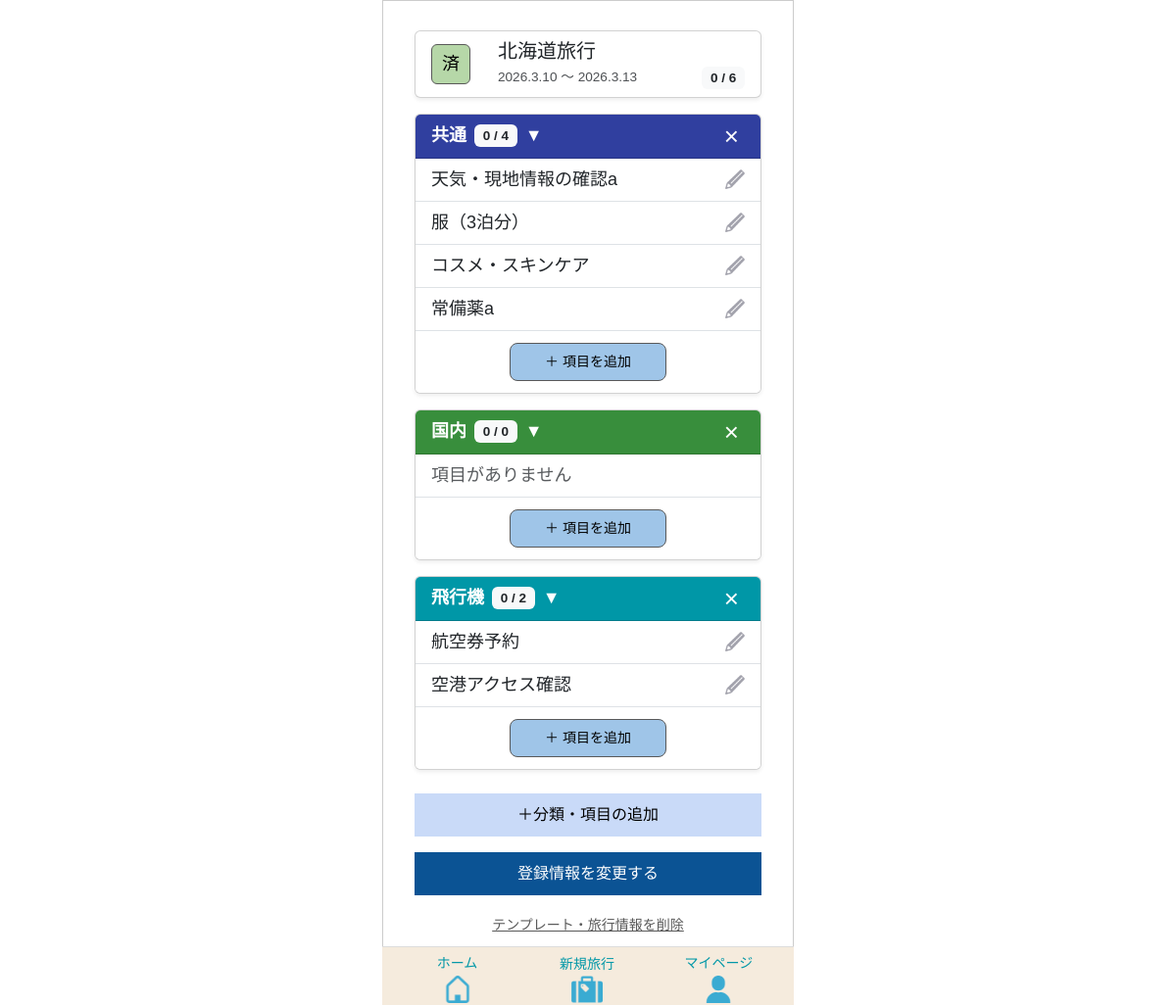
The page /tabipre/old_template/501/edit/ (signed in) on the database its author committed.
### app/models/travel.py (models this page shows, shortened)
class Travel_info(models.Model):
    class LocationType(models.IntegerChoices):
        DOMESTIC = 0, _("国内")
        OVERSEAS = 1, _("海外")
    class StatusType(models.IntegerChoices):
        NOT_DONE  = 0, _("未")
        COMPLETE  = 1, _("完")
        PROCESSED = 2, _("済")
    travel_info_id = models.AutoField(
        primary_key=True,
        verbose_name=_("旅行情報ID")
    )
    user = models.ForeignKey(
        settings.AUTH_USER_MODEL,
        on_delete=models.CASCADE,
        verbose_name=_("ユーザーID")
    )
    travel_title = models.CharField(
        max_length=100,
        verbose_name=_("旅行タイトル")
    )
    start_date = models.DateField(
        verbose_name=_("開始日")
    )
    end_date = models.DateField(
        verbose_name=_("終了日")
    )
    location = models.IntegerField(
        choices=LocationType.choices,
        verbose_name=_("場所"),
    )
    memo = models.CharField(
        max_length=230,
        blank=True,
        verbose_name=_("メモ")
    )
    status = models.IntegerField(
        choices=StatusType.choices,
        default=0,
        verbose_name=_("ステータス")
    )
    transport = models.ManyToManyField(
        "Transport",
        through="Travelmode",
        verbose_name=_("交通手段")
    )
    created_at = models.DateTimeField(
        auto_now_add=True,
        verbose_name=_("作成日")
    )
    updated_at = models.DateTimeField(
       auto_now=True,
        verbose_name=_("更新日")
    )
    class Meta:
        verbose_name = _("旅行情報")
        verbose_name_plural = _("旅行情報")

### app/models/template.py (models this page shows, shortened)
class TravelCategory(models.Model):
    class TravelType(models.IntegerChoices):
        AUTO  = 0, _("初期作成")
        CUSTOM = 1, _("ユーザー追加")
    class CategoryColor(models.IntegerChoices):
        PINK       = 0, "#e91e63ff"
        LIGHT_PINK = 1, "#ffb7b2fe"
        ORANGE     = 2, "#f57c00ff"
        GREEN      = 3, "#388e3cff"
        CYAN       = 4, "#0097a7ff"
        BLUE       = 5, "#303f9ffe"
        BROWN      = 6, "#795548ff"
        PURPLE     = 7, "#7b1fa2ff"
    template = models.ForeignKey(
        Template,
        on_delete=models.CASCADE,
        verbose_name=_("テンプレートID")
    )
    category_name = models.CharField(
        max_length=50,
        verbose_name=_("分類名")
    )
    travel_type = models.IntegerField(
        choices=TravelType.choices,
        verbose_name=_("分類タイプ")
    )
    category_color = models.IntegerField(
        choices=CategoryColor.choices,
        verbose_name=_("分類カラー")
    )
    created_at = models.DateTimeField(
         auto_now_add=True,
         verbose_name=_("作成日")
         )
    updated_at = models.DateTimeField(
        auto_now=True,
        verbose_name=_("更新日")
        )
    class Meta:
      verbose_name = _("旅行の分類")
    @property
    def checked_count(self):
        return self.travelitem_set.filter(item_checked=1).count()
    @property
    def total_count(self):
        return self.travelitem_set.count()

class TravelItem(models.Model):
    class ItemChecked(models.IntegerChoices):
        NO  = 0, _("NO")
        YES = 1, _("YES")
    travel_category = models.ForeignKey(
        TravelCategory,
        on_delete=models.CASCADE,
        verbose_name=_("旅行の分類ID")
    )
    item_name = models.CharField(
        max_length=128,
        verbose_name=_("項目名")
    )
    item_checked = models.IntegerField(
        choices=ItemChecked.choices,
        verbose_name=_("チェック済み項目")
    )
    created_at = models.DateTimeField(
         auto_now_add=True,
         verbose_name=_("作成日")
         )
    updated_at = models.DateTimeField(
        auto_now=True,
        verbose_name=_("更新日")
        )
    class Meta:
      verbose_name = _("旅行の項目")

### app/views/old_travel/template_manage.py (the view, shortened to what this page needs)
# urls.py: path("tabipre/old_template/<int:template_id>/edit/", old_template_edit, name="old_template_edit"),
def old_template_edit(request, template_id):
    template = get_object_or_404(Template, id=template_id)
    travel = template.travel_info
    favorite, _ = Favorite.objects.get_or_create(user=request.user)
    favorite_items = FavoriteItem.objects.filter(favorite=favorite)
    categories = TravelCategory.objects.filter(template=template)
    for cat in categories:
        cat.total_count_display = cat.total_count
        cat.checked_count_display = cat.checked_count
    all_items = TravelItem.objects.filter(travel_category__template=template)
    checked_items = all_items.filter(item_checked=TravelItem.ItemChecked.YES).count()
    total_items = all_items.count()
    today = timezone.now().date()
    if travel.end_date < today:
        status = "済"
    elif total_items > 0 and total_items == checked_items:
        status = "完"
    else:
        status = "未"
    travel.status_label = status
    context = {
        "template": template,
        "current_template": template,
        "travel": travel,
        "travel_info": travel,
        "categories": categories,
        "favorite_items": favorite_items,
        "checked_items": checked_items,
        "total_items": total_items,
        "card_travel_info": template.travel_info,
        "open_edit_modal": request.session.pop("open_edit_modal", None),
        "edit_item_name": request.session.pop("edit_item_name", ""),
        "add_item_error": request.session.pop("add_item_error", False),
        "old_value": request.session.pop("old_value", ""),
        "error_category_id": request.session.pop("error_category_id", None),
    }
    return render(request, "old_travel/template_manage.html", context)

### templates/old_travel/template_manage.html (shortened to what this page needs)
{% extends "base.html" %}
{% load static %}
{% block extra_css %}
{{ block.super }}
<link rel="stylesheet" href="{% static 'tabipre/css/parts/template_manage.css' %}">
<link rel="stylesheet" href="{% static 'tabipre/css/parts/edit_item.css' %}">
{% endblock %}
{% block content %}
<div class="container mt-0">
    {% include "parts/travel_card.html" %}
    {% for category in categories %}
    <div class="card mb-3 shadow-sm">
        <div class="card-header text-white d-flex justify-content-between align-items-center"
             style="background-color: {{ category.get_category_color_display }};">
            <div class="d-flex align-items-center"
                 data-bs-toggle="collapse"
                 data-bs-target="#cat{{ category.id }}"
                 style="cursor: pointer;">
                <strong>{{ category.category_name }}</strong>
                <span class="badge bg-light text-dark ms-2">
                    {{ category.checked_count }} / {{ category.total_count }}
                </span>
                <span class="ms-2">▼</span>
            </div>
                <button type="button"
                        class="delete-category-btn"
                        data-type="category"
                        data-id="{{ category.id }}"
                        data-name="{{ category.category_name }}"
                        data-bs-toggle="modal"
                        data-bs-target="#confirmDeleteModal">
                    ×
                </button>
        </div>
        <ul id="cat{{ category.id }}" class="list-group list-group-flush collapse show">
            {% for item in category.travelitem_set.all %}
            <li class="list-group-item d-flex justify-content-between align-items-center">
                <span>{{ item.item_name }}</span>
                <img src="{% static 'tabipre/icons/edit.png' %}"
                     width="20"
                     class="edit-item-btn"
                     style="cursor: pointer;"
                     data-bs-toggle="modal"
                     data-bs-target="#editItemModal"
                     data-item-id="{{ item.id }}"
                     data-item-name="{{ item.item_name }}">
            </li>
            {% empty %}
            <li class="list-group-item text-muted">項目がありません</li>
            {% endfor %}
            <li class="list-group-item text-center">
                <button
                    class="btn btn add-item-btn"
                    data-bs-toggle="modal"
                    data-bs-target="#addItemModal"
                    data-category-id="{{ category.id }}">
                    ＋ 項目を追加
                </button>
            </li>
        </ul>
    </div>
    {% endfor %}
    <div class="text-center mt-4">
        <a href="{% url 'app:category_item_add' current_template.id %}"
            class="btn custom-add-btn mb-3 d-block">
            ＋分類・項目の追加
        </a>
            <a href="{% url 'app:old_travel_edit1' card_travel_info.travel_info_id %}"
                class="btn custom-edit-btn mb-3 d-block">
                 登録情報を変更する
            </a>
            <button
                type="button"
                class="delete-template-btn"
                data-type="template"
                data-id="{{ current_template.id }}"
                data-name="テンプレート"
                data-bs-toggle="modal"
                data-bs-target="#confirmDeleteModal">
                テンプレート・旅行情報を削除
            </button>
    </div>
</div>
{% endblock %}

### templates/parts/travel_card.html
<div class="card mb-3 shadow-sm">
    <div class="card-body">
        <div class="d-flex align-items-start">
            <span id="travelStatus-{{ card_travel_info.travel_info_id }}"
                  data-end-date="{{ card_travel_info.end_date|date:'Y-m-d' }}"
                  class="badge-t
                      {% if card_travel_info.status_label == '未' %}status-mi
                      {% elif card_travel_info.status_label == '完' %}status-kan
                      {% elif card_travel_info.status_label == '済' %}status-zumi
                      {% endif %}
                      status-vertical">
                {{ card_travel_info.status_label }}
            </span>
            <div class="ms-2 flex-grow-1">
                <h5 class="mb-1">{{ card_travel_info.travel_title }}</h5>
                <div class="d-flex justify-content-between align-items-center">
                    <p class="travel-date mb-0">
                        {{ card_travel_info.start_date|date:"Y.n.j" }}
                        ～
                        {{ card_travel_info.end_date|date:"Y.n.j" }}
                    </p>
                    <span id="totalCheckCount" class="badge bg-light text-dark">
                        {{ checked_items }} / {{ total_items }}
                    </span>
                </div>
            </div>
        </div>
    </div>
</div>

### static/tabipre/css/base/base.css (style rules this page uses)
.btn, .btn-primary, .app-btn, .app-btn-primary, .app-btn-secondary, .app-btn-warning { border-radius: 0 !important; }
.badge-t { display: inline-block; min-width: 32px; padding: 6px 10px; margin: 5px 20px 0 0 !important; border-radius: 6px; border: 1px solid #595959; font-size: 18px; }
.status-zumi { background: #b6d7a8; color: #000; }
.card .travel-date { font-size: 0.85rem; opacity: 0.8; margin: 0; }
.card-body { padding: 8px 16px !important; }
html { overflow-y: scroll; }
body { font-size: 18px; }

### static/tabipre/css/parts/template_manage.css (style rules this page uses)
.add-item-btn { background-color: #9fc5e8; border: 1px solid #595959; color: #000; font-size: 14px; width: 50%; padding: 8px 0; margin: 4px auto; border-radius: 8px !important; display: block; }
.custom-add-btn { background-color:#c9daf8ff; color: #000; font-size: 16px; padding: 10px 0; border-radius: 6px; border: none; }
.custom-edit-btn { background-color: #0b5394ff; color: #fff; font-size: 16px; padding: 10px 0; border-radius: 6px; border: none; }
.delete-category-btn { background: none; border: none; color: white; font-size: 26px; cursor: pointer; line-height: 1; }
.delete-template-btn { background: none; border: none; color: #595959; text-decoration: underline; font-size: 14px; cursor: pointer; }

### rows shown on the page
Travel_info: status_label "済", travel_title "北海道旅行", start_date "2026.3.10", end_date "2026.3.13"
TravelCategory: category_name "共通", checked_count "0", total_count "4"
TravelItem: item_name "天気・現地情報の確認a"
TravelItem: item_name "服（3泊分）"
TravelItem: item_name "コスメ・スキンケア"
TravelItem: item_name "常備薬a"
TravelCategory: category_name "国内", checked_count "0", total_count "0"
TravelCategory: category_name "飛行機", checked_count "0", total_count "2"
TravelItem: item_name "航空券予約"
TravelItem: item_name "空港アクセス確認"

### other values the page prints
{{ checked_items }} "0"
{{ total_items }} "6"
